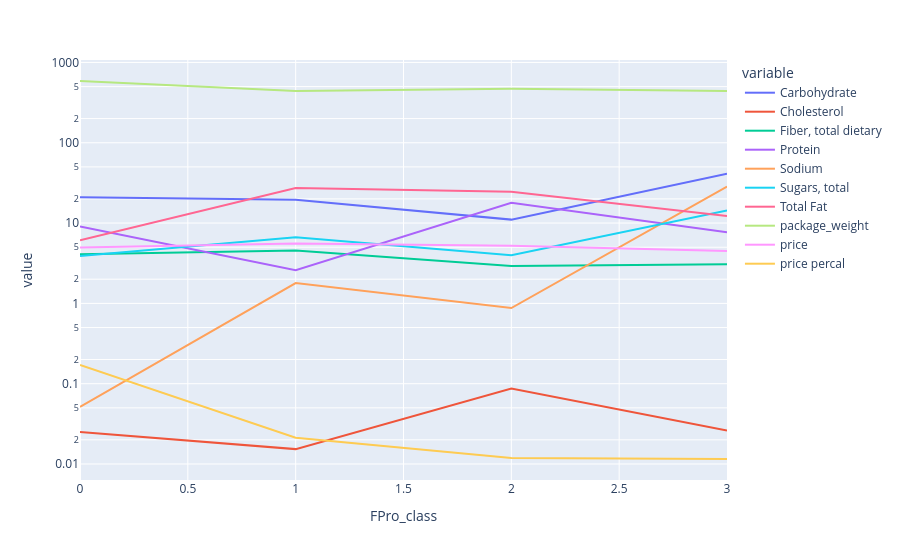

Here is the notebook cell this chart was saved with:
### Code cell
px.line(means, log_y=True)

### Figure 1 — Plotly figure (JSON) as saved in the notebook; plotly's stock layout.template omitted (floating-point values rounded to 4 significant figures)
{"data": [{"hovertemplate": "variable=Carbohydrate<br>FPro_class=%{x}<br>value=%{y}<extra></extra>", "legendgroup": "Carbohydrate", "line": {"color": "#636efa", "dash": "solid"}, "marker": {"symbol": "circle"}, "mode": "lines", "name": "Carbohydrate", "orientation": "v", "showlegend": true, "type": "scatter", "x": [0, 1, 2, 3], "xaxis": "x", "y": [20.98, 19.58, 11.04, 41.13], "yaxis": "y"}, {"hovertemplate": "variable=Cholesterol<br>FPro_class=%{x}<br>value=%{y}<extra></extra>", "legendgroup": "Cholesterol", "line": {"color": "#EF553B", "dash": "solid"}, "marker": {"symbol": "circle"}, "mode": "lines", "name": "Cholesterol", "orientation": "v", "showlegend": true, "type": "scatter", "x": [0, 1, 2, 3], "xaxis": "x", "y": [0.02502, 0.01532, 0.08727, 0.02607], "yaxis": "y"}, {"hovertemplate": "variable=Fiber, total dietary<br>FPro_class=%{x}<br>value=%{y}<extra></extra>", "legendgroup": "Fiber, total dietary", "line": {"color": "#00cc96", "dash": "solid"}, "marker": {"symbol": "circle"}, "mode": "lines", "name": "Fiber, total dietary", "orientation": "v", "showlegend": true, "type": "scatter", "x": [0, 1, 2, 3], "xaxis": "x", "y": [4.091, 4.552, 2.912, 3.08], "yaxis": "y"}, {"hovertemplate": "variable=Protein<br>FPro_class=%{x}<br>value=%{y}<extra></extra>", "legendgroup": "Protein", "line": {"color": "#ab63fa", "dash": "solid"}, "marker": {"symbol": "circle"}, "mode": "lines", "name": "Protein", "orientation": "v", "showlegend": true, "type": "scatter", "x": [0, 1, 2, 3], "xaxis": "x", "y": [9.043, 2.596, 17.9, 7.702], "yaxis": "y"}, {"hovertemplate": "variable=Sodium<br>FPro_class=%{x}<br>value=%{y}<extra></extra>", "legendgroup": "Sodium", "line": {"color": "#FFA15A", "dash": "solid"}, "marker": {"symbol": "circle"}, "mode": "lines", "name": "Sodium", "orientation": "v", "showlegend": true, "type": "scatter", "x": [0, 1, 2, 3], "xaxis": "x", "y": [0.05154, 1.79, 0.874, 28.52], "yaxis": "y"}, {"hovertemplate": "variable=Sugars, total<br>FPro_class=%{x}<br>value=%{y}<extra></extra>", "legendgroup": "Sugars, total", "line": {"color": "#19d3f3", "dash": "solid"}, "marker": {"symbol": "circle"}, "mode": "lines", "name": "Sugars, total", "orientation": "v", "showlegend": true, "type": "scatter", "x": [0, 1, 2, 3], "xaxis": "x", "y": [3.897, 6.647, 3.98, 14.34], "yaxis": "y"}, {"hovertemplate": "variable=Total Fat<br>FPro_class=%{x}<br>value=%{y}<extra></extra>", "legendgroup": "Total Fat", "line": {"color": "#FF6692", "dash": "solid"}, "marker": {"symbol": "circle"}, "mode": "lines", "name": "Total Fat", "orientation": "v", "showlegend": true, "type": "scatter", "x": [0, 1, 2, 3], "xaxis": "x", "y": [6.115, 27.34, 24.46, 12.28], "yaxis": "y"}, {"hovertemplate": "variable=package_weight<br>FPro_class=%{x}<br>value=%{y}<extra></extra>", "legendgroup": "package_weight", "line": {"color": "#B6E880", "dash": "solid"}, "marker": {"symbol": "circle"}, "mode": "lines", "name": "package_weight", "orientation": "v", "showlegend": true, "type": "scatter", "x": [0, 1, 2, 3], "xaxis": "x", "y": [587.4, 439.5, 471.0, 440.4], "yaxis": "y"}, {"hovertemplate": "variable=price<br>FPro_class=%{x}<br>value=%{y}<extra></extra>", "legendgroup": "price", "line": {"color": "#FF97FF", "dash": "solid"}, "marker": {"symbol": "circle"}, "mode": "lines", "name": "price", "orientation": "v", "showlegend": true, "type": "scatter", "x": [0, 1, 2, 3], "xaxis": "x", "y": [4.949, 5.568, 5.206, 4.493], "yaxis": "y"}, {"hovertemplate": "variable=price percal<br>FPro_class=%{x}<br>value=%{y}<extra></extra>", "legendgroup": "price percal", "line": {"color": "#FECB52", "dash": "solid"}, "marker": {"symbol": "circle"}, "mode": "lines", "name": "price percal", "orientation": "v", "showlegend": true, "type": "scatter", "x": [0, 1, 2, 3], "xaxis": "x", "y": [0.1713, 0.02126, 0.01184, 0.01154], "yaxis": "y"}], "layout": {"legend": {"title": {"text": "variable"}, "tracegroupgap": 0}, "margin": {"t": 60}, "xaxis": {"anchor": "y", "domain": [0, 1], "title": {"text": "FPro_class"}}, "yaxis": {"anchor": "x", "domain": [0, 1], "title": {"text": "value"}, "type": "log"}}}
